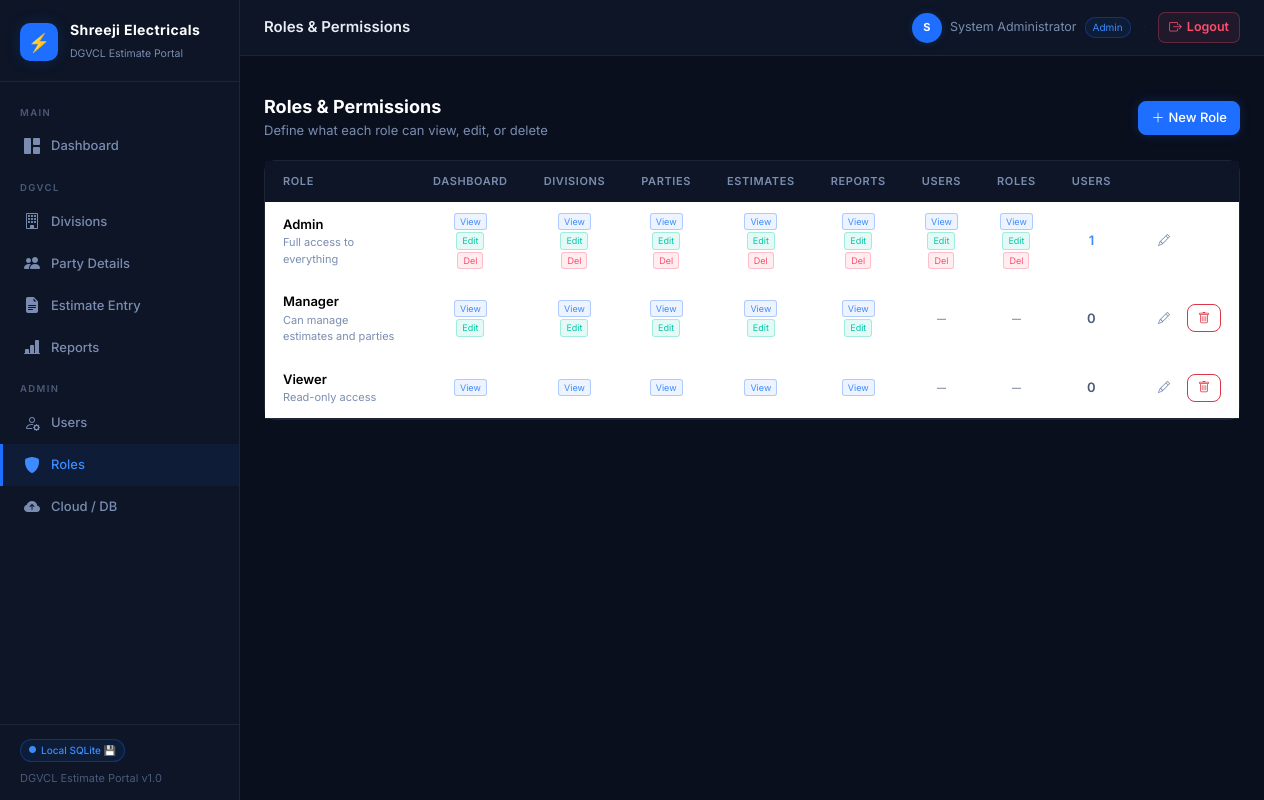
The page /roles (signed in) on the database its author committed.
### tables this page shows
CREATE TABLE dgvcl_users (
    id         INTEGER PRIMARY KEY AUTOINCREMENT,
    username   TEXT NOT NULL UNIQUE,
    password   TEXT NOT NULL,
    full_name  TEXT,
    role_id    INTEGER DEFAULT 2,
    active     INTEGER DEFAULT 1,
    created_at TIMESTAMP DEFAULT CURRENT_TIMESTAMP
);

CREATE TABLE dgvcl_roles (
    id          INTEGER PRIMARY KEY AUTOINCREMENT,
    name        TEXT NOT NULL UNIQUE,
    description TEXT,
    created_at  TIMESTAMP DEFAULT CURRENT_TIMESTAMP
);

### app.py (the view)
@app.route('/roles')
@perm('roles')
def roles_list():
    db    = get_db()
    roles = db.execute("""
        SELECT r.*, COUNT(u.id) as user_count
        FROM dgvcl_roles r
        LEFT JOIN dgvcl_users u ON u.role_id = r.id
        GROUP BY r.id ORDER BY r.name
    """).fetchall()
    all_perms = {}
    for role in roles:
        rows = db.execute("SELECT * FROM dgvcl_permissions WHERE role_id=?", (role['id'],)).fetchall()
        all_perms[role['id']] = {r['page']: {'view':r['can_view'],'edit':r['can_edit'],'delete':r['can_delete']} for r in rows}
    db.close()
    return render_template('roles.html', roles=roles, all_perms=all_perms, pages=PAGES)

### app.py (called while the page is built)
def get_permissions(role_id):
    db = get_db()
    rows = db.execute("SELECT * FROM dgvcl_permissions WHERE role_id=?", (role_id,)).fetchall()
    db.close()
    return {r['page']: {'view': r['can_view'], 'edit': r['can_edit'], 'delete': r['can_delete']} for r in rows}

def perm(page, action='view'):
    def decorator(f):
        @wraps(f)
        def dec(*a, **kw):
            if 'user_id' not in session:
                return redirect(url_for('login'))
            p = g.permissions
            if page not in p or not p[page].get(action, 0):
                flash('You do not have permission to perform this action.', 'danger')
                return redirect(url_for('dashboard'))
            return f(*a, **kw)
        return dec
    return decorator

@app.before_request
def load_user():
    g.user = None
    g.permissions = {}
    if 'user_id' in session:
        db = get_db()
        g.user = db.execute(
            "SELECT u.*, r.name as role_name FROM dgvcl_users u LEFT JOIN dgvcl_roles r ON r.id=u.role_id WHERE u.id=?",
            (session['user_id'],)).fetchone()
        db.close()
        if g.user:
            g.permissions = get_permissions(session.get('role_id', 2))

@app.context_processor
def inject_globals():
    return {
        'app_title': cfg.get('APP_TITLE', 'DGVCL Estimate Portal'),
        'cloud_enabled': supa.is_enabled(),
        'db_mode': 'Supabase ☁' if supa.is_enabled() else 'Local SQLite 💾',
        'now': datetime.datetime.now(),
        'g_permissions': g.permissions if hasattr(g, 'permissions') else {},
    }

### config_loader.py (called while the page is built)
def get(key, default=''):
    if not _cache:
        _load()
    return _cache.get(key, default)

### database.py (called while the page is built)
def get_db():
    conn = sqlite3.connect(SQLITE_PATH, timeout=15)
    conn.execute("PRAGMA journal_mode=WAL")
    conn.execute("PRAGMA foreign_keys=ON")
    conn.row_factory = sqlite3.Row
    return conn

### supabase_api.py (called while the page is built)
def _url():  return cfg.get('SUPABASE_URL', '').rstrip('/')

def is_enabled():
    return bool(_url() and _key())

### templates/roles.html (shortened to what this page needs)
{% extends 'base.html' %}
{% block page_title %}Roles & Permissions{% endblock %}
{% block content %}
<div class="page-header d-flex align-items-center justify-content-between">
  <div><h4>Roles & Permissions</h4><p>Define what each role can view, edit, or delete</p></div>
  {% if g_permissions.get('roles',{}).get('edit') %}
  <a href="{{ url_for('role_add') }}" class="btn btn-primary"><i class="bi bi-plus-lg me-1"></i>New Role</a>
  {% endif %}
</div>
<div class="card">
  <div class="card-body p-0">
    <div class="table-responsive">
      <table class="table mb-0" style="font-size:13px;">
        <thead>
          <tr style="border-bottom:1px solid var(--border);">
            <th style="padding:12px 18px;color:var(--text-muted);font-size:11px;font-weight:600;text-transform:uppercase;letter-spacing:0.6px;min-width:140px;">Role</th>
            {% for page in pages %}
            <th style="padding:12px 18px;text-align:center;color:var(--text-muted);font-size:11px;font-weight:600;text-transform:uppercase;letter-spacing:0.6px;">{{ page.title() }}</th>
            {% endfor %}
            <th style="padding:12px 18px;color:var(--text-muted);font-size:11px;font-weight:600;text-transform:uppercase;letter-spacing:0.6px;">Users</th>
            {% if g_permissions.get('roles',{}).get('edit') %}<th></th>{% endif %}
          </tr>
        </thead>
        <tbody>
          {% for role in roles %}
          {% set rp = all_perms.get(role.id, {}) %}
          <tr style="border-bottom:1px solid var(--border);">
            <td style="padding:12px 18px;">
              <div style="font-weight:600;">{{ role.name }}</div>
              {% if role.description %}<div style="font-size:11px;color:var(--text-muted);">{{ role.description }}</div>{% endif %}
            </td>
            {% for page in pages %}
            {% set p = rp.get(page, {}) %}
            <td style="padding:8px 18px;text-align:center;">
              <div style="display:flex;flex-direction:column;gap:2px;align-items:center;">
                {% if p.get('view') %}<span style="font-size:9px;background:var(--blue-subtle);color:var(--blue-bright);padding:1px 5px;border-radius:3px;border:1px solid var(--border-blue);">View</span>{% endif %}
                {% if p.get('edit') %}<span style="font-size:9px;background:rgba(0,201,167,0.1);color:var(--success);padding:1px 5px;border-radius:3px;border:1px solid rgba(0,201,167,0.3);">Edit</span>{% endif %}
                {% if p.get('delete') %}<span style="font-size:9px;background:rgba(255,77,109,0.1);color:var(--danger);padding:1px 5px;border-radius:3px;border:1px solid rgba(255,77,109,0.3);">Del</span>{% endif %}
                {% if not p.get('view') and not p.get('edit') and not p.get('delete') %}
                <span style="font-size:9px;color:var(--text-dim);">—</span>
                {% endif %}
              </div>
            </td>
            {% endfor %}
            <td style="padding:12px 18px;text-align:center;">
              <span style="font-size:13px;font-weight:600;color:{% if role.user_count > 0 %}var(--blue-bright){% else %}var(--text-dim){% endif %};">{{ role.user_count }}</span>
            </td>
            {% if g_permissions.get('roles',{}).get('edit') %}
            <td style="padding:8px 18px;">
              <div style="display:flex;gap:6px;">
                <a href="{{ url_for('role_edit', rid=role.id) }}" class="btn btn-outline-secondary btn-sm" title="Edit"><i class="bi bi-pencil"></i></a>
                {% if g_permissions.get('roles',{}).get('delete') and role.user_count == 0 %}
                <form method="POST" action="{{ url_for('role_delete', rid=role.id) }}" onsubmit="return confirm('Delete {{ role.name }}?')">
                  <button class="btn btn-outline-danger btn-sm" title="Delete"><i class="bi bi-trash"></i></button>
                </form>
                {% endif %}
              </div>
            </td>
            {% endif %}
          </tr>
          {% endfor %}
        </tbody>
      </table>
    </div>
  </div>
</div>
{% endblock %}

### templates/base.html (shortened to what this page needs)
<!DOCTYPE html>
<html lang="en">
<head>
  <link href="https://cdnjs.cloudflare.com/ajax/libs/bootstrap/5.3.2/css/bootstrap.min.css" rel="stylesheet">
  <link href="https://cdnjs.cloudflare.com/ajax/libs/bootstrap-icons/1.11.3/font/bootstrap-icons.min.css" rel="stylesheet">
</head>
<body>
<nav id="sidebar">
  <div class="sidebar-logo">
    <div class="logo-wrap">
      <div class="logo-icon">⚡</div>
      <div>
        <h6>Shreeji Electricals</h6>
        <small>DGVCL Estimate Portal</small>
      </div>
    </div>
  </div>
  <div class="sidebar-nav">
    <div class="nav-section-label">Main</div>
    <a href="{{ url_for('dashboard') }}"
       class="nav-link-item {% if request.endpoint=='dashboard' %}active{% endif %}">
      <i class="bi bi-grid-1x2-fill"></i> Dashboard
    </a>
    <div class="nav-section-label">DGVCL</div>
    {% if g_permissions.get('divisions',{}).get('view') %}
    <a href="{{ url_for('divisions') }}"
       class="nav-link-item {% if request.endpoint=='divisions' %}active{% endif %}">
      <i class="bi bi-building"></i> Divisions
    </a>
    {% endif %}
    {% if g_permissions.get('parties',{}).get('view') %}
    <a href="{{ url_for('parties') }}"
       class="nav-link-item {% if request.endpoint in ['parties','party_edit'] %}active{% endif %}">
      <i class="bi bi-people-fill"></i> Party Details
    </a>
    {% endif %}
    {% if g_permissions.get('estimates',{}).get('view') %}
    <a href="{{ url_for('estimates') }}"
       class="nav-link-item {% if 'estimate' in request.endpoint %}active{% endif %}">
      <i class="bi bi-file-earmark-text-fill"></i> Estimate Entry
    </a>
    {% endif %}
    {% if g_permissions.get('reports',{}).get('view') %}
    <a href="{{ url_for('reports') }}"
       class="nav-link-item {% if request.endpoint=='reports' %}active{% endif %}">
      <i class="bi bi-bar-chart-line-fill"></i> Reports
    </a>
    {% endif %}
    {% if g_permissions.get('users',{}).get('view') or g_permissions.get('roles',{}).get('view') %}
    <div class="nav-section-label">Admin</div>
    {% endif %}
    {% if g_permissions.get('users',{}).get('view') %}
    <a href="{{ url_for('users') }}"
       class="nav-link-item {% if request.endpoint=='users' %}active{% endif %}">
      <i class="bi bi-person-gear"></i> Users
    </a>
    {% endif %}
    {% if g_permissions.get('roles',{}).get('view') %}
    <a href="{{ url_for('roles_list') }}"
       class="nav-link-item {% if request.endpoint in ['roles_list','role_add','role_edit'] %}active{% endif %}">
      <i class="bi bi-shield-fill"></i> Roles
    </a>
    {% endif %}
    {% if g_permissions.get('users',{}).get('view') %}
    <a href="{{ url_for('cloud_settings') }}"
       class="nav-link-item {% if request.endpoint=='cloud_settings' %}active{% endif %}">
      <i class="bi bi-cloud-arrow-up-fill"></i> Cloud / DB
    </a>
    {% endif %}
  </div>
  <div class="sidebar-footer">
    <div class="db-badge mb-2">
      <i class="bi bi-circle-fill" style="font-size:7px"></i>
      {{ db_mode }}
    </div>
    <div>DGVCL Estimate Portal v1.0</div>
  </div>
</nav>
<div id="main">
  <div class="top-bar">
    <span class="page-title">{% block page_title %}{% endblock %}</span>
    <div class="user-pill">
      <div class="avatar">{{ (session.get('full_name') or session.get('username','?'))[0].upper() }}</div>
      <span>{{ session.get('full_name') or session.get('username') }}</span><span style="font-size:10px;background:var(--blue-subtle);color:var(--blue-bright);padding:2px 7px;border-radius:10px;border:1px solid var(--border-blue);">{{ session.get('role_name','') }}</span>
      <span class="text-muted mx-1">·</span>
      <a href="{{ url_for('logout') }}" class="logout-link text-decoration-none" style="font-size:12.5px;display:flex;align-items:center;gap:5px;font-weight:600;" title="Logout">
        <i class="bi bi-box-arrow-right"></i><span>Logout</span>
      </a>
    </div>
  </div>
  <div class="px-4 pt-3">
  </div>
  <div class="content">
    {% block content %}{% endblock %}
  </div>
</div>
</body>
</html>

### rows shown on the page
dgvcl_users: get "System Administrator"
dgvcl_roles: name "Admin", description "Full access to everything", user_count "1"
dgvcl_roles: name "Manager", description "Can manage estimates and parties", user_count "0"
dgvcl_roles: name "Viewer", description "Read-only access", user_count "0"

### other values the page prints
{{ db_mode }} "Local SQLite 💾"
{{ (session.get('full_name') or session.get('username','?'))[0].upper() }} "S"
{{ session.get('role_name','') }} "Admin"
{{ page.title() }} "DASHBOARD" "DIVISIONS" "PARTIES" "ESTIMATES" "REPORTS" "USERS" "ROLES"
